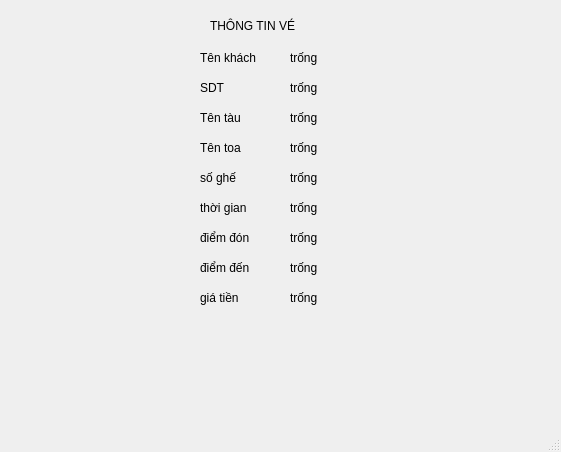
<?xml version="1.0" encoding="UTF-8"?>
<ui version="4.0">
 <class>MainWindow</class>
 <widget class="QMainWindow" name="MainWindow">
  <property name="geometry">
   <rect>
    <x>0</x>
    <y>0</y>
    <width>561</width>
    <height>452</height>
   </rect>
  </property>
  <property name="windowTitle">
   <string>MainWindow</string>
  </property>
  <widget class="QWidget" name="centralwidget">
   <widget class="QLabel" name="label">
    <property name="geometry">
     <rect>
      <x>210</x>
      <y>10</y>
      <width>141</width>
      <height>31</height>
     </rect>
    </property>
    <property name="styleSheet">
     <string notr="true">font: 75 15pt &quot;MS Sans Serif&quot;;</string>
    </property>
    <property name="text">
     <string>THÔNG TIN VÉ</string>
    </property>
   </widget>
   <widget class="QLabel" name="label_2">
    <property name="geometry">
     <rect>
      <x>200</x>
      <y>50</y>
      <width>61</width>
      <height>16</height>
     </rect>
    </property>
    <property name="text">
     <string>Tên khách</string>
    </property>
   </widget>
   <widget class="QLabel" name="label_3">
    <property name="geometry">
     <rect>
      <x>200</x>
      <y>80</y>
      <width>51</width>
      <height>16</height>
     </rect>
    </property>
    <property name="text">
     <string>SDT</string>
    </property>
   </widget>
   <widget class="QLabel" name="label_4">
    <property name="geometry">
     <rect>
      <x>200</x>
      <y>110</y>
      <width>51</width>
      <height>16</height>
     </rect>
    </property>
    <property name="text">
     <string>Tên tàu</string>
    </property>
   </widget>
   <widget class="QLabel" name="label_5">
    <property name="geometry">
     <rect>
      <x>200</x>
      <y>140</y>
      <width>51</width>
      <height>16</height>
     </rect>
    </property>
    <property name="text">
     <string>Tên toa</string>
    </property>
   </widget>
   <widget class="QLabel" name="lb_ten_khach">
    <property name="geometry">
     <rect>
      <x>290</x>
      <y>50</y>
      <width>81</width>
      <height>16</height>
     </rect>
    </property>
    <property name="text">
     <string>trống</string>
    </property>
   </widget>
   <widget class="QLabel" name="lb_sdt">
    <property name="geometry">
     <rect>
      <x>290</x>
      <y>80</y>
      <width>81</width>
      <height>16</height>
     </rect>
    </property>
    <property name="text">
     <string>trống</string>
    </property>
   </widget>
   <widget class="QLabel" name="lb_tau">
    <property name="geometry">
     <rect>
      <x>290</x>
      <y>110</y>
      <width>81</width>
      <height>16</height>
     </rect>
    </property>
    <property name="text">
     <string>trống</string>
    </property>
   </widget>
   <widget class="QLabel" name="lb_toa">
    <property name="geometry">
     <rect>
      <x>290</x>
      <y>140</y>
      <width>81</width>
      <height>16</height>
     </rect>
    </property>
    <property name="text">
     <string>trống</string>
    </property>
   </widget>
   <widget class="QLabel" name="label_10">
    <property name="geometry">
     <rect>
      <x>200</x>
      <y>170</y>
      <width>51</width>
      <height>16</height>
     </rect>
    </property>
    <property name="text">
     <string>số ghế</string>
    </property>
   </widget>
   <widget class="QLabel" name="lb_ghe">
    <property name="geometry">
     <rect>
      <x>290</x>
      <y>170</y>
      <width>81</width>
      <height>16</height>
     </rect>
    </property>
    <property name="text">
     <string>trống</string>
    </property>
   </widget>
   <widget class="QLabel" name="label_12">
    <property name="geometry">
     <rect>
      <x>200</x>
      <y>200</y>
      <width>51</width>
      <height>16</height>
     </rect>
    </property>
    <property name="text">
     <string>thời gian</string>
    </property>
   </widget>
   <widget class="QLabel" name="lb_gio">
    <property name="geometry">
     <rect>
      <x>290</x>
      <y>200</y>
      <width>81</width>
      <height>16</height>
     </rect>
    </property>
    <property name="text">
     <string>trống</string>
    </property>
   </widget>
   <widget class="QLabel" name="label_14">
    <property name="geometry">
     <rect>
      <x>200</x>
      <y>230</y>
      <width>51</width>
      <height>16</height>
     </rect>
    </property>
    <property name="text">
     <string>điểm đón</string>
    </property>
   </widget>
   <widget class="QLabel" name="lb_don">
    <property name="geometry">
     <rect>
      <x>290</x>
      <y>230</y>
      <width>81</width>
      <height>16</height>
     </rect>
    </property>
    <property name="text">
     <string>trống</string>
    </property>
   </widget>
   <widget class="QLabel" name="label_16">
    <property name="geometry">
     <rect>
      <x>200</x>
      <y>260</y>
      <width>51</width>
      <height>16</height>
     </rect>
    </property>
    <property name="text">
     <string>điểm đến</string>
    </property>
   </widget>
   <widget class="QLabel" name="lb_den">
    <property name="geometry">
     <rect>
      <x>290</x>
      <y>260</y>
      <width>81</width>
      <height>16</height>
     </rect>
    </property>
    <property name="text">
     <string>trống</string>
    </property>
   </widget>
   <widget class="QLabel" name="label_18">
    <property name="geometry">
     <rect>
      <x>200</x>
      <y>290</y>
      <width>51</width>
      <height>16</height>
     </rect>
    </property>
    <property name="text">
     <string>giá tiền</string>
    </property>
   </widget>
   <widget class="QLabel" name="lb_gia">
    <property name="geometry">
     <rect>
      <x>290</x>
      <y>290</y>
      <width>81</width>
      <height>16</height>
     </rect>
    </property>
    <property name="text">
     <string>trống</string>
    </property>
   </widget>
  </widget>
  <widget class="QMenuBar" name="menubar">
   <property name="geometry">
    <rect>
     <x>0</x>
     <y>0</y>
     <width>561</width>
     <height>33</height>
    </rect>
   </property>
  </widget>
  <widget class="QStatusBar" name="statusbar"/>
 </widget>
 <resources/>
 <connections/>
</ui>
